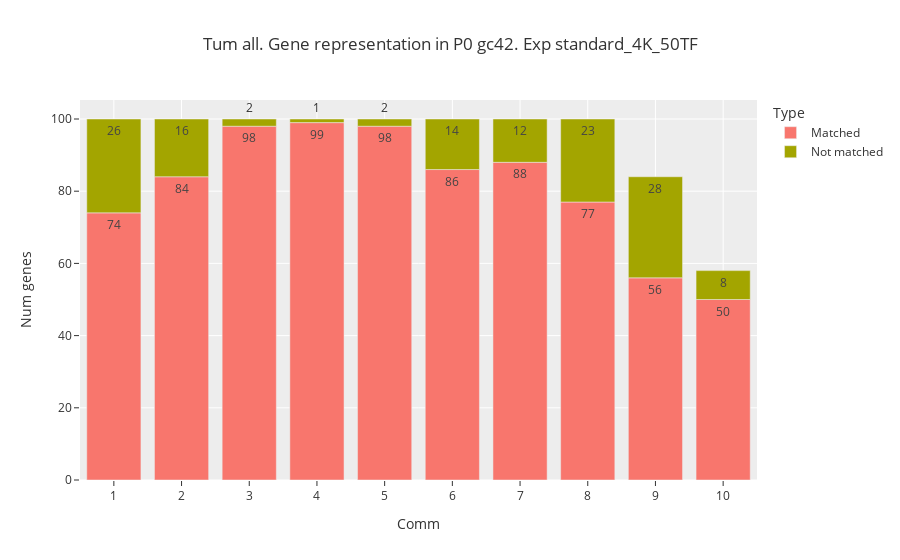

The cell this chart's notebook holds for it:
### Code cell
sel_exp = p0_42.exps["standard_4K_50TF"]
data_df = gh.mev_modcon_genes(sel_exp, ref_tpms=all_tum_tpms, num_genes=100)
fig = px.bar(data_df, x="Comm", y="Num genes", color="Type", title="Tum all. Gene representation in P0 gc42. Exp {}".format(sel_exp.type), text_auto=True)
save_fig(name=f"13K_p0_modConMev_rep_{sel_exp.type}_{vers}", fig=fig, base_path=figures_path, width=1400, height=600)

fig.show()

### Figure 1 — Plotly figure (JSON) as saved in the notebook; plotly's stock layout.template omitted (floating-point values rounded to 4 significant figures)
{"data": [{"alignmentgroup": "True", "hovertemplate": "Type=Matched<br>Comm=%{x}<br>Num genes=%{y}<extra></extra>", "legendgroup": "Matched", "marker": {"color": "#F8766D", "pattern": {"shape": ""}}, "name": "Matched", "offsetgroup": "Matched", "orientation": "v", "showlegend": true, "textposition": "auto", "texttemplate": "%{y}", "type": "bar", "x": ["1", "2", "3", "4", "5", "6", "7", "8", "9", "10"], "xaxis": "x", "y": [74, 84, 98, 99, 98, 86, 88, 77, 56, 50], "yaxis": "y"}, {"alignmentgroup": "True", "hovertemplate": "Type=Not matched<br>Comm=%{x}<br>Num genes=%{y}<extra></extra>", "legendgroup": "Not matched", "marker": {"color": "#A3A500", "pattern": {"shape": ""}}, "name": "Not matched", "offsetgroup": "Not matched", "orientation": "v", "showlegend": true, "textposition": "auto", "texttemplate": "%{y}", "type": "bar", "x": ["1", "2", "3", "4", "5", "6", "7", "8", "9", "10"], "xaxis": "x", "y": [26, 16, 2, 1, 2, 14, 12, 23, 28, 8], "yaxis": "y"}], "layout": {"barmode": "relative", "legend": {"title": {"text": "Type"}, "tracegroupgap": 0}, "title": {"text": "Tum all. Gene representation in P0 gc42. Exp standard_4K_50TF"}, "xaxis": {"anchor": "y", "domain": [0, 1], "title": {"text": "Comm"}}, "yaxis": {"anchor": "x", "domain": [0, 1], "title": {"text": "Num genes"}}}}
